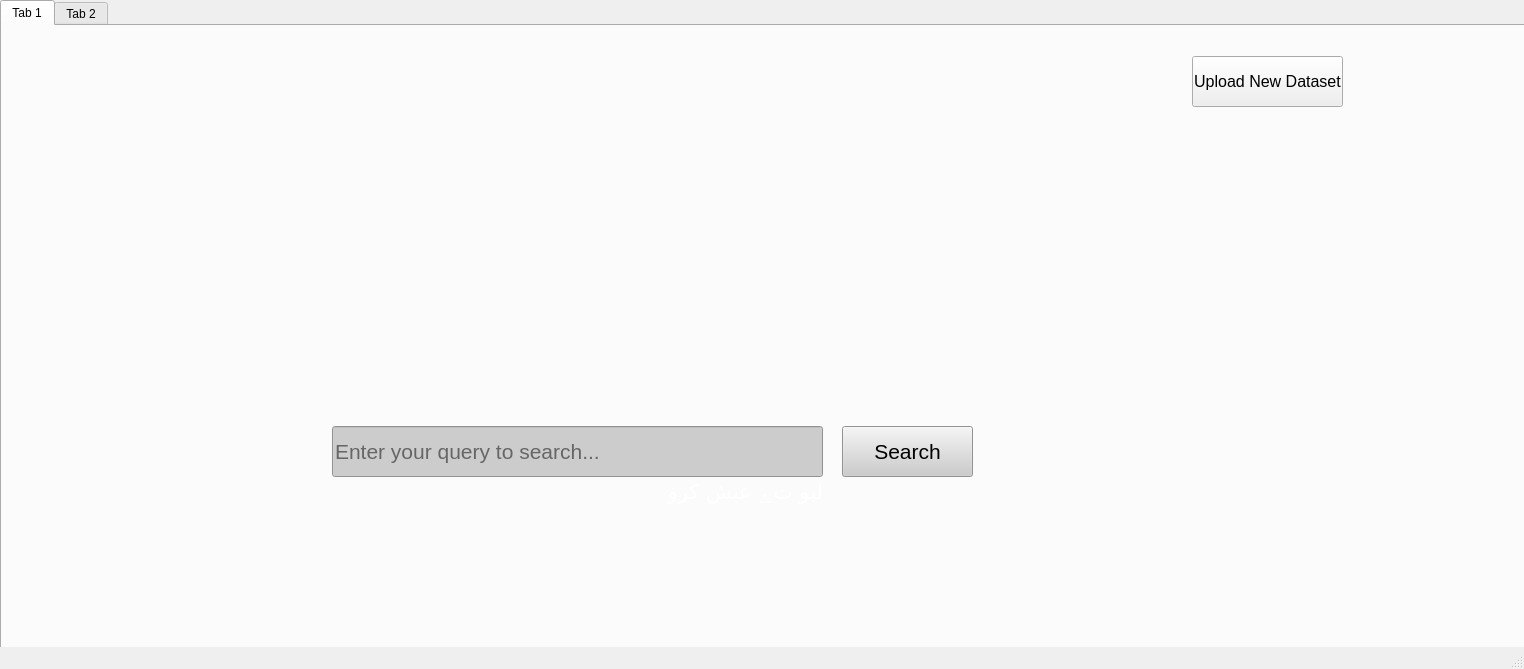
<?xml version="1.0" encoding="UTF-8"?>
<ui version="4.0">
 <class>MainWindow</class>
 <widget class="QMainWindow" name="MainWindow">
  <property name="geometry">
   <rect>
    <x>0</x>
    <y>0</y>
    <width>1524</width>
    <height>669</height>
   </rect>
  </property>
  <property name="windowTitle">
   <string>MainWindow</string>
  </property>
  <widget class="QWidget" name="centralwidget">
   <widget class="QTabWidget" name="tabWidget">
    <property name="geometry">
     <rect>
      <x>0</x>
      <y>0</y>
      <width>1611</width>
      <height>751</height>
     </rect>
    </property>
    <property name="styleSheet">
     <string notr="true"/>
    </property>
    <property name="currentIndex">
     <number>0</number>
    </property>
    <widget class="QWidget" name="tab_3">
     <attribute name="title">
      <string>Tab 1</string>
     </attribute>
     <widget class="QLineEdit" name="lineEdit">
      <property name="geometry">
       <rect>
        <x>330</x>
        <y>400</y>
        <width>491</width>
        <height>51</height>
       </rect>
      </property>
      <property name="font">
       <font>
        <family>Segoe UI</family>
        <pointsize>16</pointsize>
       </font>
      </property>
      <property name="styleSheet">
       <string notr="true">background-color: rgb(204, 204, 204);
color: rgb(0, 0, 0);</string>
      </property>
      <property name="text">
       <string/>
      </property>
      <property name="placeholderText">
       <string>Enter your query to search...</string>
      </property>
     </widget>
     <widget class="QPushButton" name="pushButton">
      <property name="geometry">
       <rect>
        <x>840</x>
        <y>400</y>
        <width>131</width>
        <height>51</height>
       </rect>
      </property>
      <property name="font">
       <font>
        <family>Segoe UI</family>
        <pointsize>16</pointsize>
       </font>
      </property>
      <property name="styleSheet">
       <string notr="true">color: rgb(0, 0, 0);
background-color: rgb(204, 204, 204);</string>
      </property>
      <property name="text">
       <string>Search</string>
      </property>
     </widget>
     <widget class="QLabel" name="label">
      <property name="geometry">
       <rect>
        <x>590</x>
        <y>450</y>
        <width>231</width>
        <height>31</height>
       </rect>
      </property>
      <property name="font">
       <font>
        <family>Segoe UI Black</family>
        <pointsize>16</pointsize>
       </font>
      </property>
      <property name="styleSheet">
       <string notr="true">color: rgb(255, 255, 255);</string>
      </property>
      <property name="text">
       <string>لبو تے عیش کرو</string>
      </property>
     </widget>
     <widget class="QLabel" name="label_2">
      <property name="geometry">
       <rect>
        <x>410</x>
        <y>80</y>
        <width>481</width>
        <height>321</height>
       </rect>
      </property>
      <property name="styleSheet">
       <string notr="true">image: url(:/icons/logo.png);</string>
      </property>
      <property name="text">
       <string/>
      </property>
     </widget>
     <widget class="QPushButton" name="pushButton_4">
      <property name="geometry">
       <rect>
        <x>1190</x>
        <y>30</y>
        <width>151</width>
        <height>51</height>
       </rect>
      </property>
      <property name="font">
       <font>
        <family>Segoe UI</family>
        <pointsize>12</pointsize>
       </font>
      </property>
      <property name="styleSheet">
       <string notr="true">background-color: rgb(0, 0, 0)
rgb(255, 255, 255);</string>
      </property>
      <property name="text">
       <string>Upload New Dataset</string>
      </property>
     </widget>
     <widget class="QLabel" name="label_3">
      <property name="geometry">
       <rect>
        <x>270</x>
        <y>120</y>
        <width>121</width>
        <height>211</height>
       </rect>
      </property>
      <property name="styleSheet">
       <string notr="true">image: url(:/icons/flash.png);</string>
      </property>
      <property name="text">
       <string/>
      </property>
     </widget>
     <widget class="QLabel" name="label_6">
      <property name="geometry">
       <rect>
        <x>860</x>
        <y>130</y>
        <width>121</width>
        <height>211</height>
       </rect>
      </property>
      <property name="styleSheet">
       <string notr="true">image: url(:/icons/flash.png);</string>
      </property>
      <property name="text">
       <string/>
      </property>
     </widget>
     <widget class="QLabel" name="label_4">
      <property name="geometry">
       <rect>
        <x>330</x>
        <y>450</y>
        <width>241</width>
        <height>16</height>
       </rect>
      </property>
      <property name="text">
       <string/>
      </property>
     </widget>
    </widget>
    <widget class="QWidget" name="tab_4">
     <attribute name="title">
      <string>Tab 2</string>
     </attribute>
     <widget class="QTextBrowser" name="textBrowser">
      <property name="geometry">
       <rect>
        <x>0</x>
        <y>120</y>
        <width>1841</width>
        <height>681</height>
       </rect>
      </property>
      <property name="font">
       <font>
        <family>Segoe UI</family>
        <pointsize>14</pointsize>
       </font>
      </property>
      <property name="styleSheet">
       <string notr="true">color:rgb(240, 212, 215)</string>
      </property>
      <property name="openExternalLinks">
       <bool>true</bool>
      </property>
     </widget>
     <widget class="QLineEdit" name="lineEdit_2">
      <property name="geometry">
       <rect>
        <x>150</x>
        <y>20</y>
        <width>441</width>
        <height>41</height>
       </rect>
      </property>
      <property name="font">
       <font>
        <family>Segoe UI</family>
        <pointsize>14</pointsize>
       </font>
      </property>
      <property name="styleSheet">
       <string notr="true">background-color: rgb(235, 235, 235);
color: rgb(0, 0, 0);</string>
      </property>
     </widget>
     <widget class="QPushButton" name="pushButton_2">
      <property name="geometry">
       <rect>
        <x>610</x>
        <y>20</y>
        <width>91</width>
        <height>41</height>
       </rect>
      </property>
      <property name="font">
       <font>
        <family>Segoe UI</family>
        <pointsize>14</pointsize>
       </font>
      </property>
      <property name="styleSheet">
       <string notr="true">color:rgb(0, 0, 0);
background-color: rgb(235, 235, 235)</string>
      </property>
      <property name="text">
       <string>Search</string>
      </property>
     </widget>
     <widget class="QPushButton" name="pushButton_3">
      <property name="geometry">
       <rect>
        <x>10</x>
        <y>10</y>
        <width>81</width>
        <height>61</height>
       </rect>
      </property>
      <property name="styleSheet">
       <string notr="true">border-color: rgb(0, 0, 0);
image: url(:/icons/logo.png);
background-color: rgb(0, 0, 0);</string>
      </property>
      <property name="text">
       <string/>
      </property>
      <property name="icon">
       <iconset>
        <normaloff>:/logo.png</normaloff>:/logo.png</iconset>
      </property>
      <property name="iconSize">
       <size>
        <width>120</width>
        <height>120</height>
       </size>
      </property>
     </widget>
     <widget class="QLabel" name="label_7">
      <property name="geometry">
       <rect>
        <x>150</x>
        <y>60</y>
        <width>241</width>
        <height>16</height>
       </rect>
      </property>
      <property name="text">
       <string/>
      </property>
     </widget>
    </widget>
   </widget>
   <widget class="QLabel" name="label_5">
    <property name="geometry">
     <rect>
      <x>720</x>
      <y>640</y>
      <width>241</width>
      <height>16</height>
     </rect>
    </property>
    <property name="text">
     <string/>
    </property>
   </widget>
  </widget>
  <widget class="QStatusBar" name="statusbar"/>
 </widget>
 <resources>
  <include location="logo.qrc"/>
  <include location="logo.qrc"/>
 </resources>
 <connections/>
</ui>
